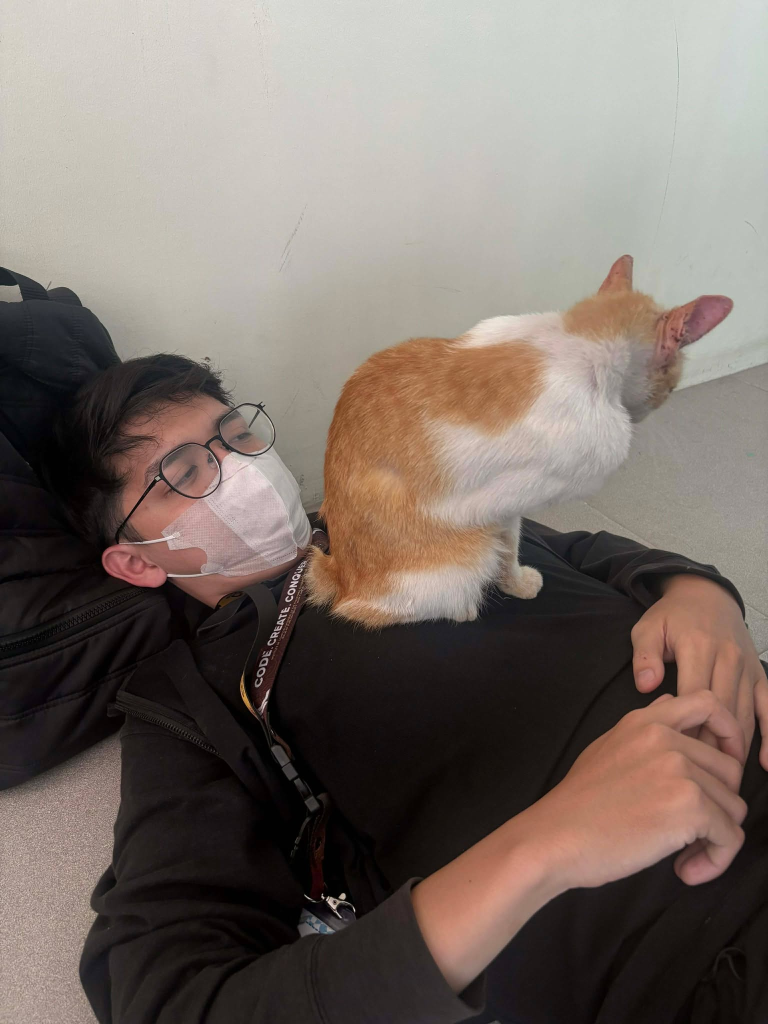
#> input picture input_images/erick.jpg, 1536 x 2048 px, found by its file name (shown at 1/2 size); its folder holds only this picture in this run
$ python main.py
#> lines starting #> are read from the running program, lines starting #| are printed output that depends on the picture; after the words box and inside, x2 and y2 are one past the last pixel; in counts of white or black regions, pixels touching at a corner belong together
#> further down, image is the input picture: shape (2048, 1536, 3); mean B, G, R 104.5, 111.5, 122.8
import cv2
import os
import numpy as np

INPUT_DIR = "input_images"
OUTPUT_DIR = "output_images"
FIXED_SIZE = (512, 512)

# ============================
# Safety checks
# ============================
if not os.path.exists(INPUT_DIR):
    raise FileNotFoundError("input_images folder not found")

os.makedirs(OUTPUT_DIR, exist_ok=True)

# ============================
# ❌ OLD CROPPING (kept for progress)
# ============================
"""
def center_crop(image, crop_ratio=0.8):
    h, w = image.shape[:2]
    new_h = int(h * crop_ratio)
    new_w = int(w * crop_ratio)
    start_y = (h - new_h) // 2
    start_x = (w - new_w) // 2
    return image[start_y:start_y + new_h, start_x:start_x + new_w]
"""

# ============================
# ✅ FINAL CROPPING STRATEGY
# Square crop for consistency
# ============================
def center_crop_square(image):
    h, w = image.shape[:2]
#> h = 2048; w = 1536
    side = min(h, w)
#> side = 1536
    start_y = (h - side) // 2
#> start_y = 256
    start_x = (w - side) // 2
#> start_x = 0
    return image[start_y:start_y + side, start_x:start_x + side]

# ============================
# ❌ OLD RESIZE-TO-MATCH (kept)
# ============================
"""
def resize_to_match(image, target_shape):
    return cv2.resize(image, (target_shape[1], target_shape[0]))
"""

# ============================
# ✅ FINAL RESIZE STRATEGY
# Fixed size guarantees pytest consistency
# ============================
def resize_fixed(image, size=FIXED_SIZE):
#> called with size = (512, 512)
    return cv2.resize(image, size)
#> returned value: shape (512, 512, 3)

# ============================
# Pencil Sketch Technique
# ============================
def pencil_sketch(image):
    gray = cv2.cvtColor(image, cv2.COLOR_BGR2GRAY)
    inverted = cv2.bitwise_not(gray)
    blurred = cv2.GaussianBlur(inverted, (21, 21), 0)
    return cv2.divide(gray, 255 - blurred, scale=256)

# ============================
# MAIN PIPELINE
# ============================
for filename in os.listdir(INPUT_DIR):
    if not filename.lower().endswith((".jpg", ".png", ".jpeg")):
        continue

    img_path = os.path.join(INPUT_DIR, filename)
    image = cv2.imread(img_path)

    if image is None:
        continue

    # ============================
    # Normalize original image
    # ============================
    image = center_crop_square(image)
    image = resize_fixed(image)

    original_normalized = image.copy()

    # Save normalized image
    cv2.imwrite(os.path.join(OUTPUT_DIR, f"cropped_{filename}"), image)

    # ============================
    # IMAGE PROCESSING TECHNIQUES
    # ============================

    # 1️⃣ Grayscale
    gray = cv2.cvtColor(image, cv2.COLOR_BGR2GRAY)
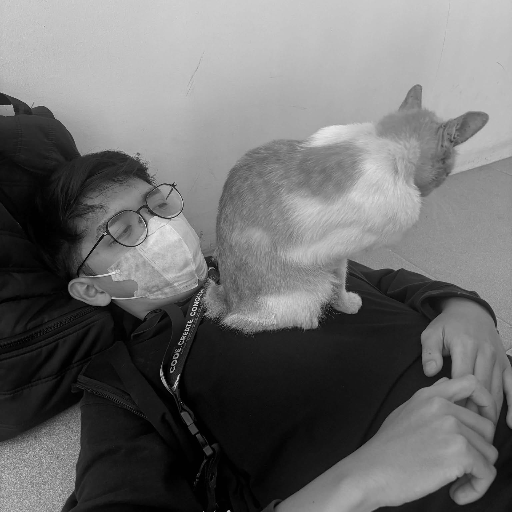
#> gray: shape (512, 512); min 0, max 250, mean 109.3
    cv2.imwrite(os.path.join(OUTPUT_DIR, f"grayscale_{filename}"), gray)

    # 2️⃣ Pixelation
    h, w = gray.shape
#> h = 512; w = 512
    scale = 0.1
    small = cv2.resize(gray, (int(w * scale), int(h * scale)),
                       interpolation=cv2.INTER_LINEAR)
    pixelated = cv2.resize(small, (w, h),
                            interpolation=cv2.INTER_NEAREST)
    cv2.imwrite(os.path.join(OUTPUT_DIR, f"pixel_{filename}"), pixelated)

    # 3️⃣ Pencil Sketch
    sketch = pencil_sketch(image)
#> in pencil_sketch, `blurred = cv2.GaussianBlur(inverted, (21, 21), 0)`:
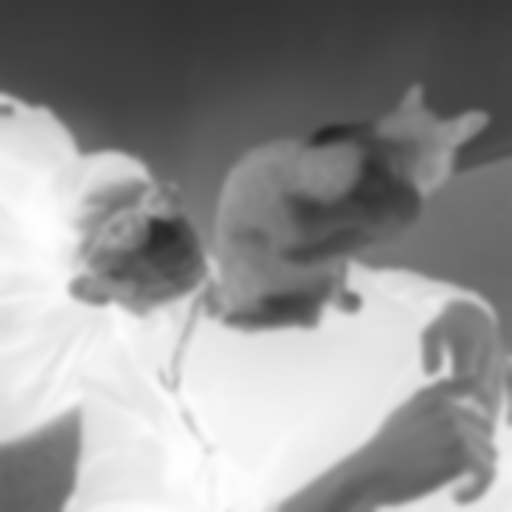
#> blurred: shape (512, 512); min 35, max 254, mean 145.7
#> in pencil_sketch, `return cv2.divide(gray, 255 - blurred, scale=256)`:
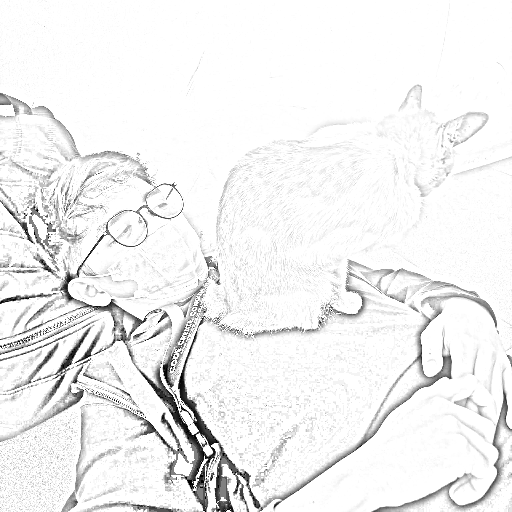
#> returned value: shape (512, 512); min 0, max 255, mean 240.7
    cv2.imwrite(os.path.join(OUTPUT_DIR, f"sketch_{filename}"), sketch)

    # 4️⃣ Edge Detection
    edges = cv2.Canny(gray, 50, 150)
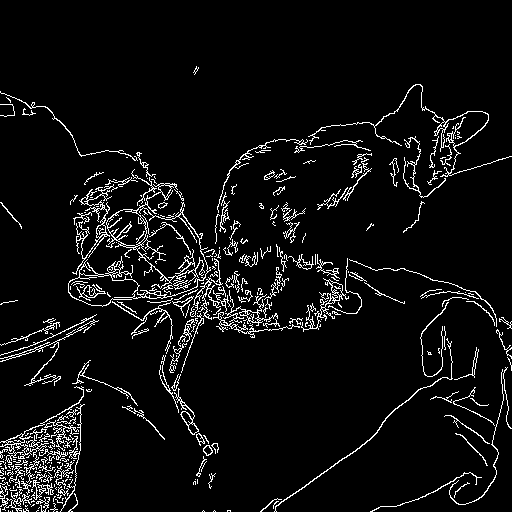
#> edges: shape (512, 512); 5.8% white in thin lines or dots, all inside (x1, y1, x2, y2) = (0, 66, 512, 512)
    cv2.imwrite(os.path.join(OUTPUT_DIR, f"edges_{filename}"), edges)

    # 5️⃣ Binary Threshold
    _, thresh = cv2.threshold(gray, 127, 255, cv2.THRESH_BINARY)
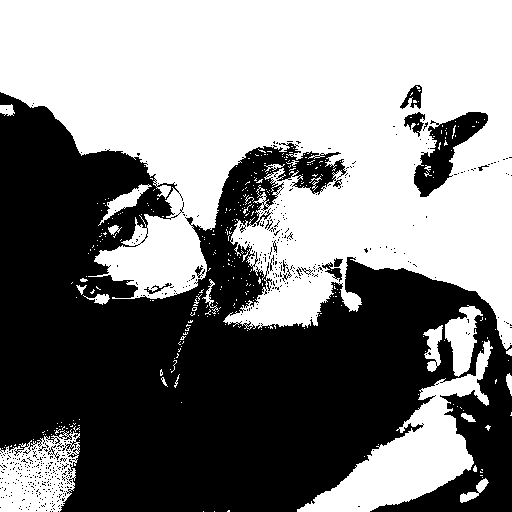
#> thresh: shape (512, 512); 51.6% white; 509 black regions (493 under 20 px), largest, box (x1, y1, x2, y2) and area: (0, 92, 512, 512) 122149, (414, 112, 488, 197) 2502, (400, 85, 422, 109) 260
    cv2.imwrite(os.path.join(OUTPUT_DIR, f"threshold_{filename}"), thresh)

    # ============================
    # FINAL OUTPUT SELECTION
    # ============================

    FINAL_TECHNIQUE = " "

    if FINAL_TECHNIQUE == "sketch":
        final = sketch
    elif FINAL_TECHNIQUE == "threshold":
        final = thresh
    elif FINAL_TECHNIQUE == "edges":
        final = edges
    elif FINAL_TECHNIQUE == "pixel":
        final = pixelated

    else:
        final = thresh  # fallback safety

    # Convert grayscale final to BGR
    final_bgr = cv2.cvtColor(final, cv2.COLOR_GRAY2BGR)

    # ============================
    # SIDE-BY-SIDE COMPARISON
    # ============================
    comparison = np.hstack((original_normalized, final_bgr))
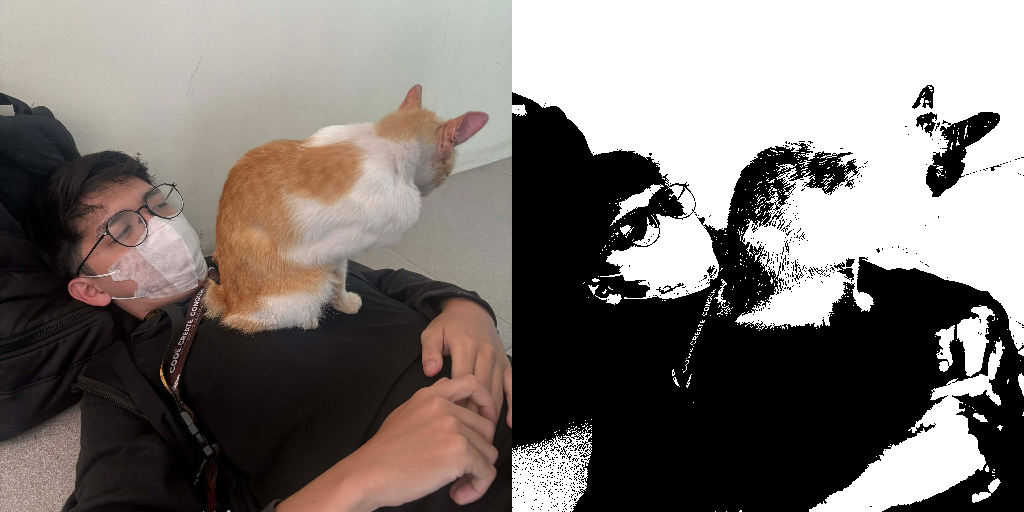
#> comparison: shape (512, 1024, 3); mean B, G, R 115, 118.9, 125.6
    comparison = resize_fixed(comparison)
#> call 2 of resize_fixed, with size = (512, 512)
#> in resize_fixed (call 2), `return cv2.resize(image, size)`:
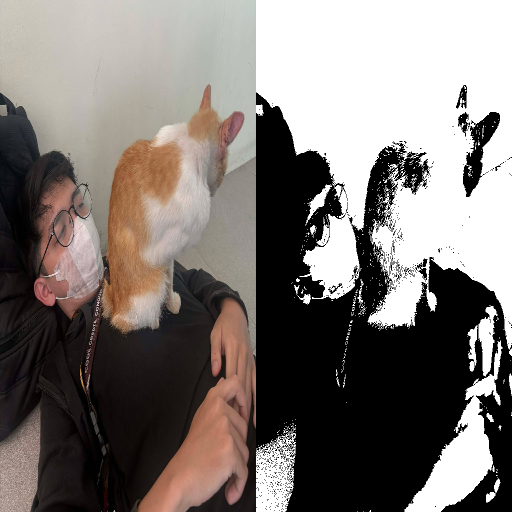
#> returned value: shape (512, 512, 3); mean of channels 0, 1, 2 115.1, 119, 125.7; drawn as B, G, R

    cv2.imwrite(os.path.join(OUTPUT_DIR, f"compare_{filename}"), comparison)

print("Processing complete.")

$ run again, on input_images/ivan.jpg
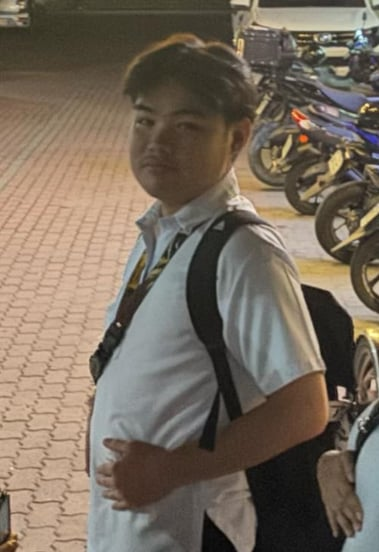
#> input picture input_images/ivan.jpg, 379 x 552 px, found by its file name
#> image is the input picture: shape (552, 379, 3); mean B, G, R 93.8, 107.7, 119.8
#> `edges = cv2.Canny(gray, 50, 150)`:
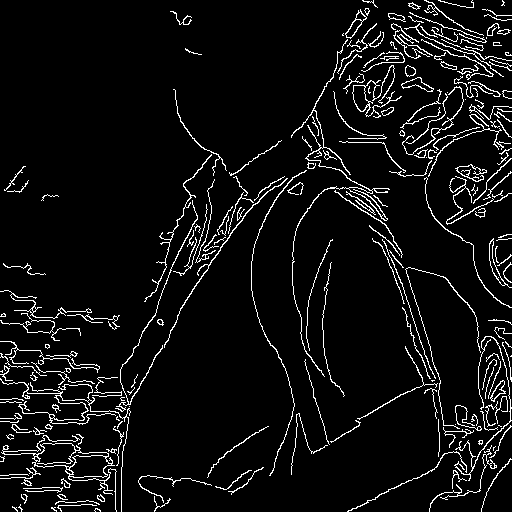
#> edges: shape (512, 512); 6.2% white in thin lines or dots
#> thresh: shape (512, 512); 47.2% white; 95 white regions (39 under 20 px), largest, box (x1, y1, x2, y2) and area: (0, 34, 272, 512) 89814, (300, 67, 512, 425) 20272, (293, 213, 326, 342) 1331
#> in resize_fixed (call 2), `return cv2.resize(image, size)`:
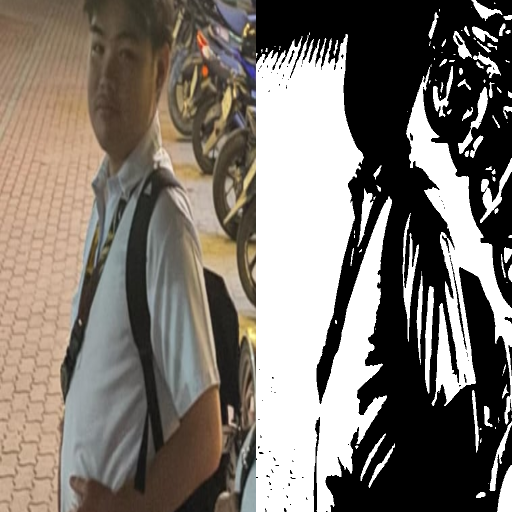
#> returned value: shape (512, 512, 3); mean of channels 0, 1, 2 110.4, 117.9, 125; drawn as B, G, R

$ run again, on input_images/jelai.jpg
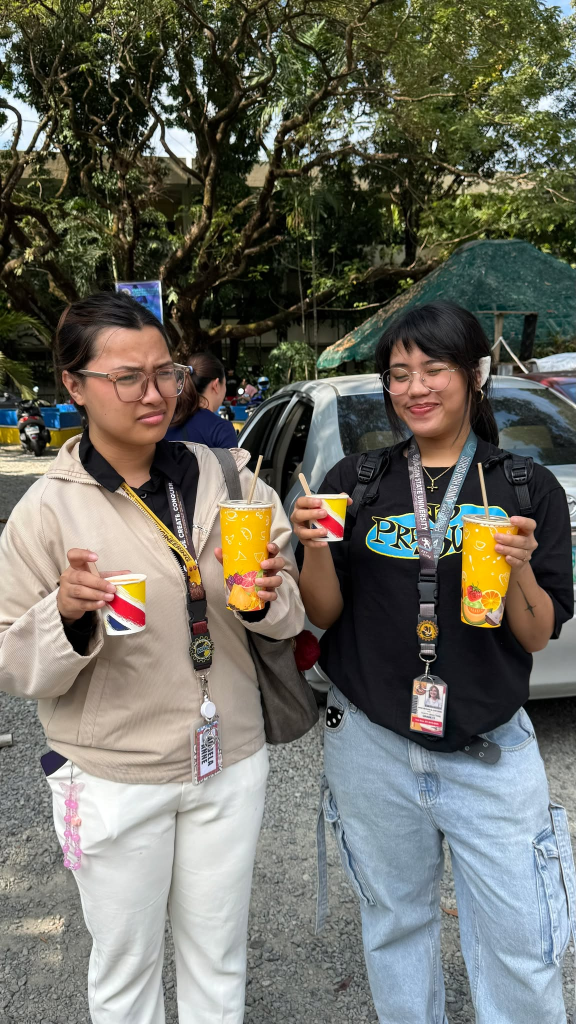
#> input picture input_images/jelai.jpg, 1152 x 2048 px, found by its file name (shown at 1/2 size)
#> image is the input picture: shape (2048, 1152, 3); mean B, G, R 96.7, 106.8, 107.6
#> `edges = cv2.Canny(gray, 50, 150)`:
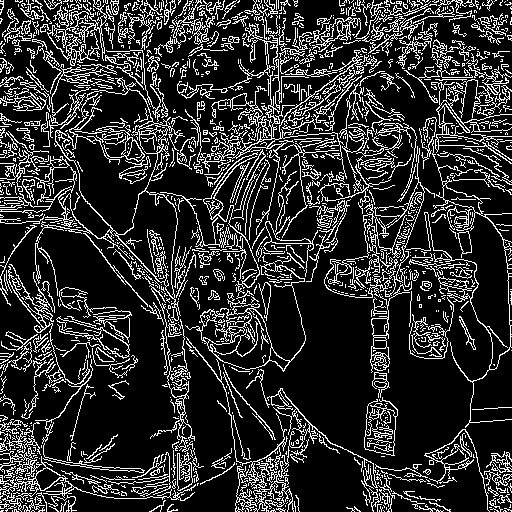
#> edges: shape (512, 512); 18.5% white in thin lines or dots
#> thresh: shape (512, 512); 36.7% white; 621 white regions (530 under 20 px), largest, box (x1, y1, x2, y2) and area: (0, 160, 512, 512) 67579, (325, 206, 478, 359) 7340, (238, 131, 341, 271) 3835
#> in resize_fixed (call 2), `return cv2.resize(image, size)`:
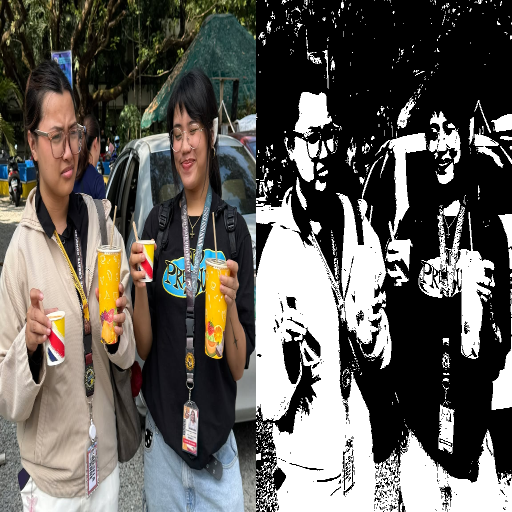
#> returned value: shape (512, 512, 3); mean of channels 0, 1, 2 89.3, 94.6, 97.9; drawn as B, G, R
